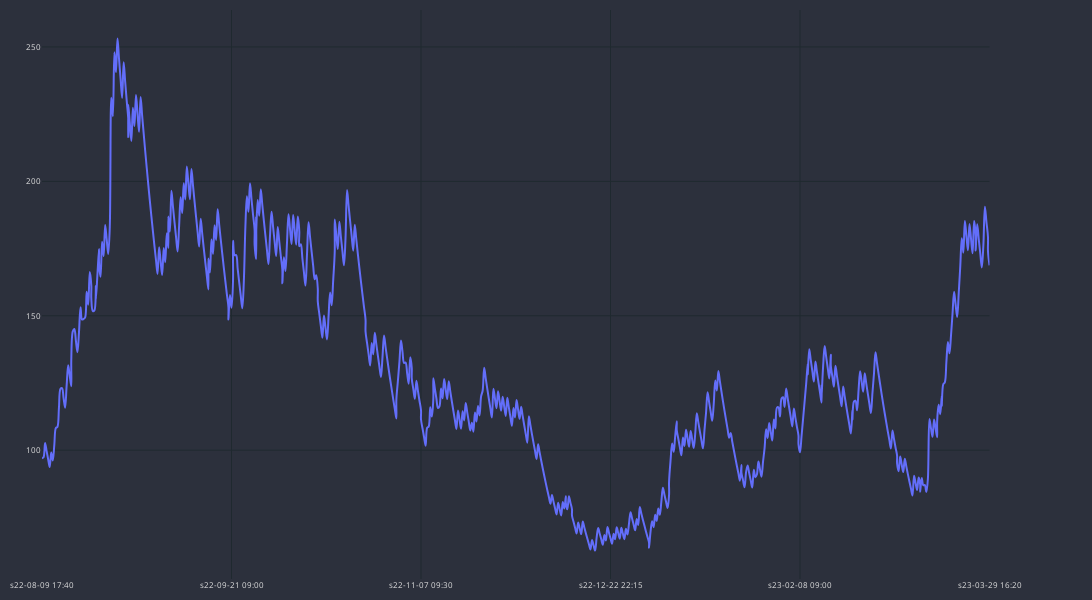

Write notebook code for a chart like this one.
### Code cell
df_res_m5_plot = df_res_m5#.loc[:100]
df_res_m5_plot['time'] = df_res_m5_plot['end_time']
cp = CandlePlot(df_res_m5_plot, candles=False)
print("min balance ",min(df_res_m5['balance']))
cp.show_plot(line_traces=['balance'])

### Figure 1 — Plotly figure (JSON) as saved in the notebook; plotly's stock layout.template omitted (floating-point values rounded to 4 significant figures; data arrays with more than 128 entries replaced by an {"elided": "..."} marker saying what was removed)
{"data": [{"line": {"shape": "spline", "width": 2}, "name": "balance", "type": "scatter", "x": {"elided": "656 str values"}, "xaxis": "x", "y": {"elided": "656 float values"}, "yaxis": "y"}], "layout": {"font": {"color": "#e1e1e1", "size": 8}, "height": 600, "margin": {"b": 10, "l": 10, "r": 10, "t": 10}, "paper_bgcolor": "#2c303c", "plot_bgcolor": "#2c303c", "width": 1400, "xaxis": {"anchor": "y", "domain": [0, 0.94], "gridcolor": "#1f292f", "nticks": 5, "rangeslider": {"visible": false}}, "yaxis": {"anchor": "x", "domain": [0, 1], "gridcolor": "#1f292f"}, "yaxis2": {"anchor": "x", "gridcolor": "#1f292f", "overlaying": "y", "side": "right"}}}
